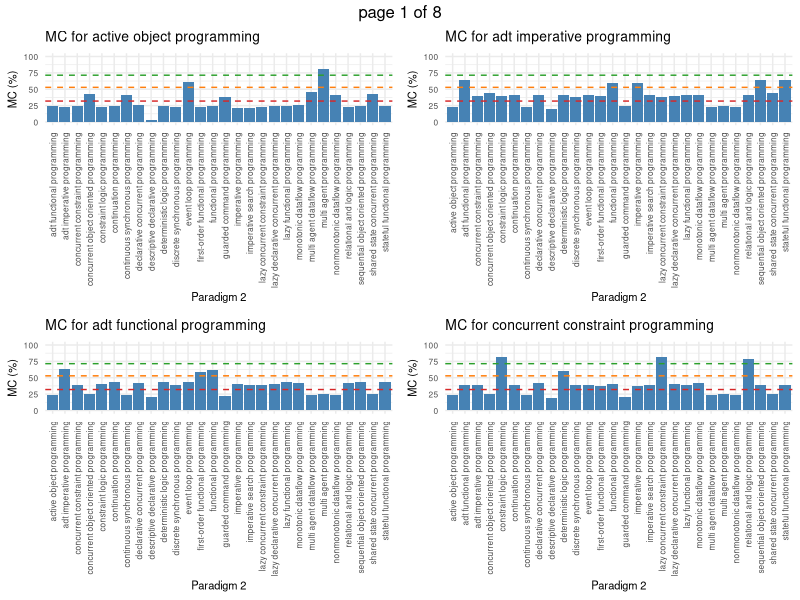
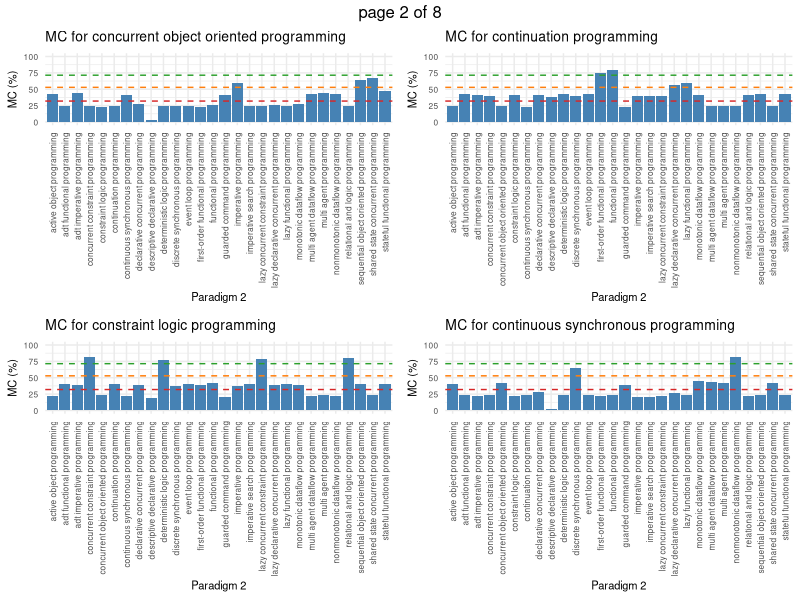
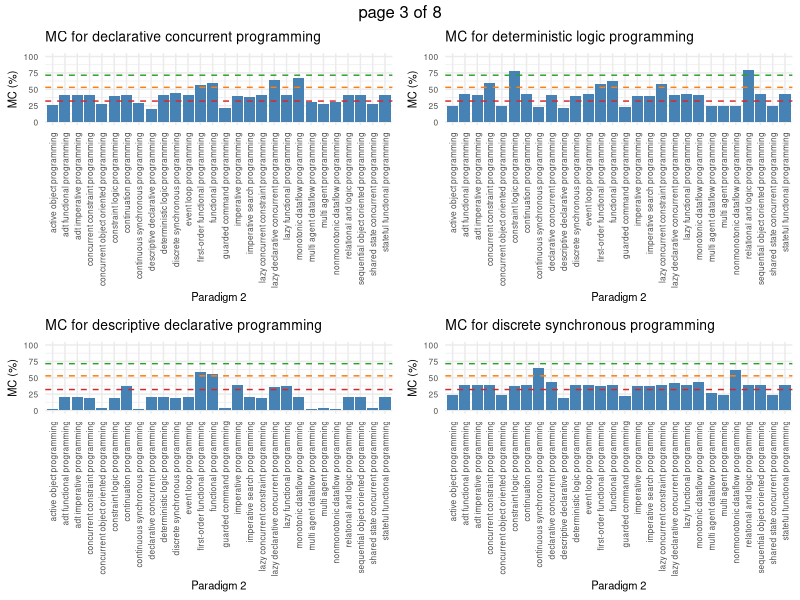
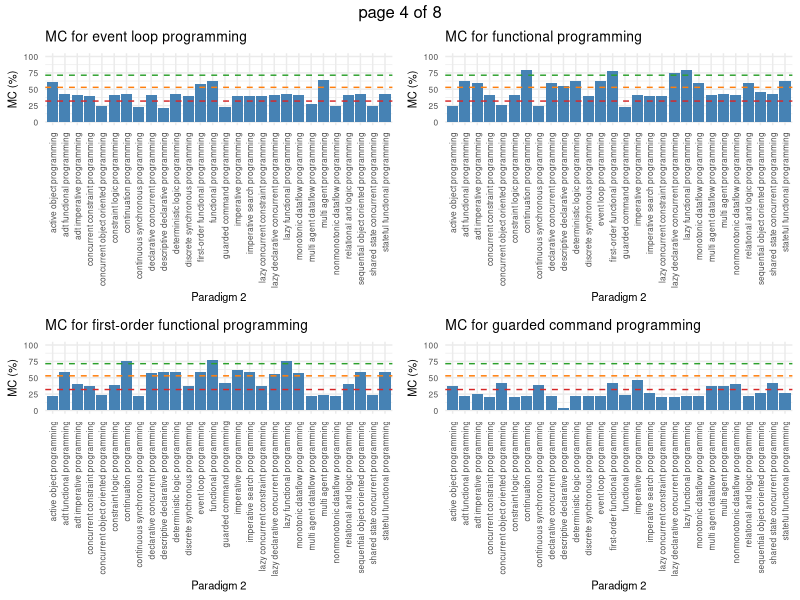
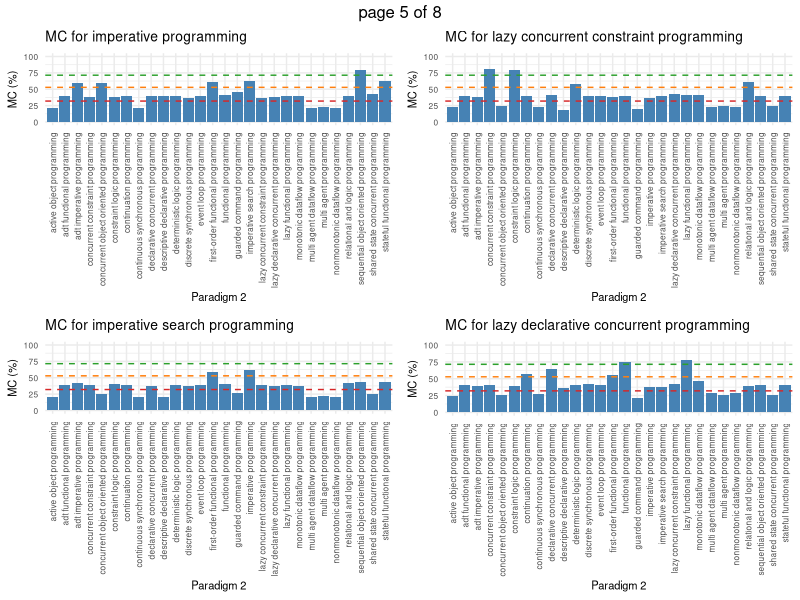
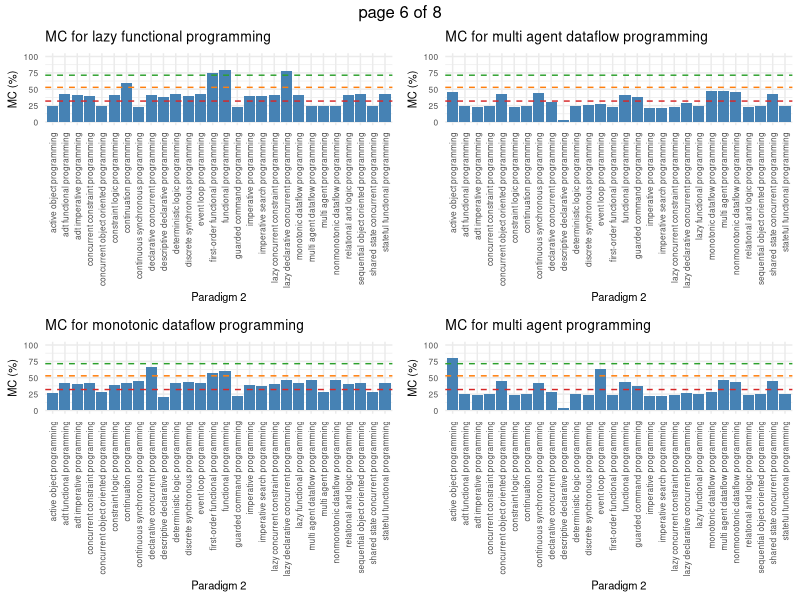
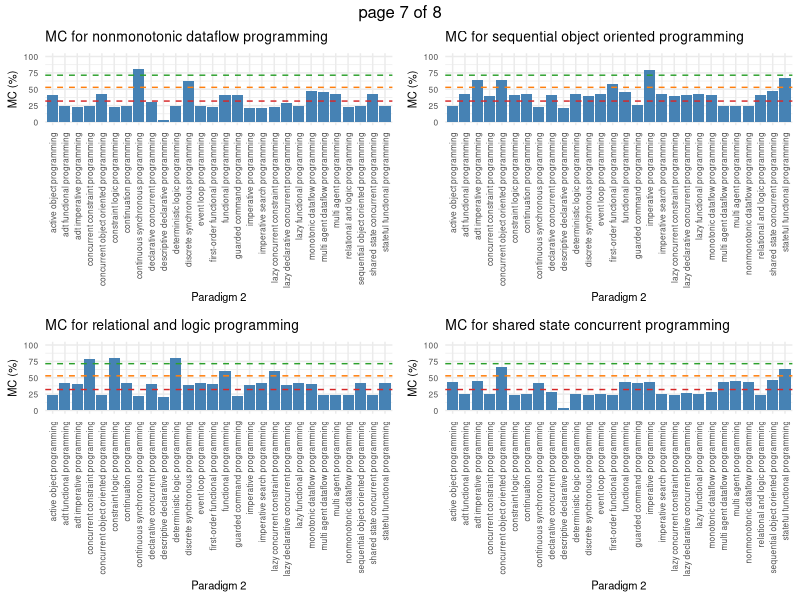
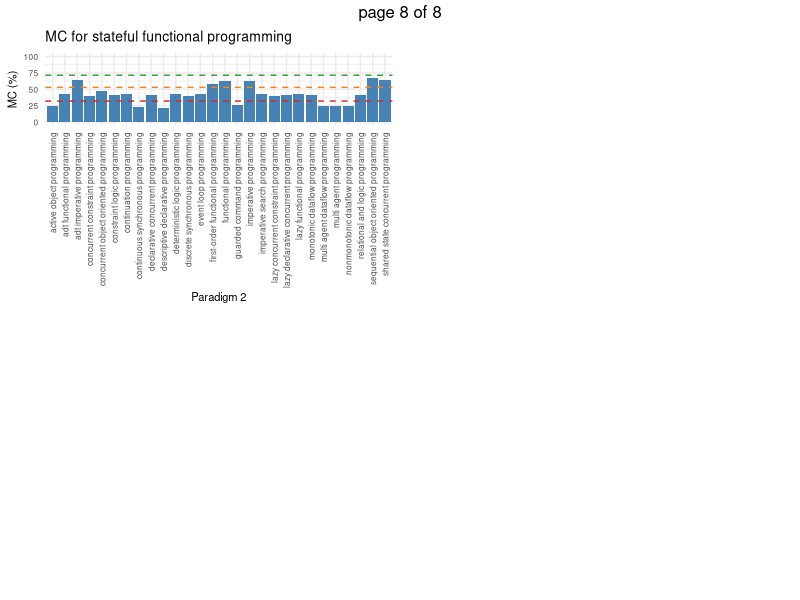

The R source for these figures, in order:
# Load necessary libraries for data visualization, manipulation, and reading
library(ggplot2)
library(dplyr)
library(readr)
library(gridExtra)

# Read the data from a CSV file
data <- read_csv("mc_results.csv")

# Define a custom theme for ggplot2 charts for consistent appearance
adjusted_theme <- theme(
  plot.title = element_text(size = 10),
  axis.title = element_text(size = 8),
  axis.text.x = element_text(angle = 90, vjust = 0.5, size = 6),
  axis.text.y = element_text(size = 6),
  legend.title = element_text(size = 8),
  legend.text = element_text(size = 6)
)

# Preprocess the data by converting 'TotalMC' to a percentage for visualization
data <- data %>%
  mutate(TotalMC_Percentage = as.numeric(TotalMC) * 100)

# Sort the data by the first paradigm for plotting
data_sorted <- data %>% arrange(Paradigm1)
# Extract unique paradigms for plotting
unique_paradigms <- unique(data_sorted$Paradigm1)
# Initialize a list to store individual graphs
graphs <- list()

# Define thresholds and corresponding colors for visualization
seuils <- c(31.94, 52.89, 71.45)
colors <- c("#d62728", "#ff7f0e", "#2ca02c", "#1f77b4")

# Loop through each unique paradigm to create a bar plot
for (paradigm in unique_paradigms) {
  # Filter data for the current paradigm
  subset_data <- filter(data_sorted, Paradigm1 == paradigm)
  # Create the bar plot
  graph <- ggplot(subset_data, aes(x = Paradigm2, y = TotalMC_Percentage)) +
    geom_bar(stat = "identity", fill = "steelblue") +
    theme_minimal() +
    adjusted_theme +
    labs(title = paste("MC for", paradigm), x = "Paradigm 2", y = "MC (%)") +
    theme(axis.text.x = element_text(angle = 90, hjust = 1)) +
    scale_y_continuous(limits = c(0, 100), breaks = seq(0, 100, by = 25))
  
  # Add horizontal lines at defined thresholds
  for(i in 1:length(seuils)) {
    graph <- graph + geom_hline(yintercept = seuils[i], linetype = "dashed", color = colors[i])
  }
  # Store the graph in the list using the paradigm as the key
  graphs[[paradigm]] <- graph
}

# Output the graphs to a PDF file
pdf("AllParadigmMCReport.pdf")
marrangeGrob(grobs = lapply(graphs, ggplotGrob), ncol = 2, nrow = 2)
dev.off()